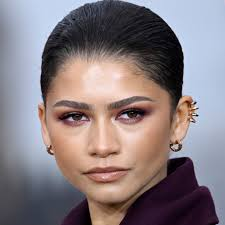
#> input picture model/test_images/zend1.jpeg, 225 x 225 px
$ jupyter execute --allow-errors data_cleaning.ipynb   (shell and % lines are left out)
#> lines starting #> are read from the running program, lines starting #| are printed output that depends on the picture; after the words box and inside, x2 and y2 are one past the last pixel; in counts of white or black regions, pixels touching at a corner belong together
[cell 1]
import numpy as np
import cv2
import matplotlib
from matplotlib import pyplot as plt

[cell 2]
img = cv2.imread('./test_images/zend1.jpeg')
#> img is the input picture: shape (225, 225, 3); mean B, G, R 128, 123.8, 135.1
img.shape
#> Out = (225, 225, 3)

[cell 3]
plt.imshow(img)

[cell 4]
gray = cv2.cvtColor(img, cv2.COLOR_BGR2GRAY)
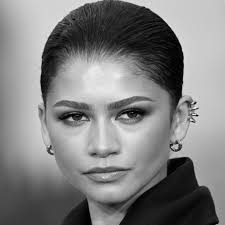
#> gray: shape (225, 225); min 0, max 252, mean 127.7
gray.shape
#> Out = (225, 225)

[cell 5]
gray

[cell 6]
plt.imshow(gray, cmap='gray')

[cell 7]
face_cascade = cv2.CascadeClassifier('./opencv/haarcascades/haarcascade_frontalface_default.xml')
eye_cascade = cv2.CascadeClassifier('./opencv/haarcascades/haarcascade_eye.xml')

faces = face_cascade.detectMultiScale(gray, 1.3, 5)
#> faces = [[37, 63, 137, 137]]
faces
#> Out = [[37, 63, 137, 137]]

[cell 8]
(x,y,w,h) = faces[0]
#> x = 37; y = 63; w = 137; h = 137
x,y,w,h
#> Out = (37, 63, 137, 137)

[cell 9]
face_img = cv2.rectangle(img,(x,y),(x+w,y+h),(255,0,0),2)
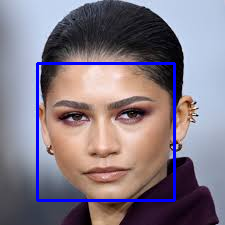
#> face_img: shape (225, 225, 3); mean B, G, R 132.8, 120.5, 131.5
plt.imshow(face_img)

[cell 10]
cv2.destroyAllWindows()
for (x,y,w,h) in faces:
    face_img = cv2.rectangle(img,(x,y),(x+w,y+h),(255,0,0),2)
    roi_gray = gray[y:y+h, x:x+w]
    roi_color = face_img[y:y+h, x:x+w]
    eyes = eye_cascade.detectMultiScale(roi_gray)
    for (ex,ey,ew,eh) in eyes:
        cv2.rectangle(roi_color,(ex,ey),(ex+ew,ey+eh),(0,255,0),2)
#> this loop made 1 pass
#> (x, y, w, h, eyes) on pass 1: (37, 63, 137, 137, [[16, 35, 38, 38], [72, 32, 38, 38]])
#> pass 1, `roi_gray = gray[y:y+h, x:x+w]`:
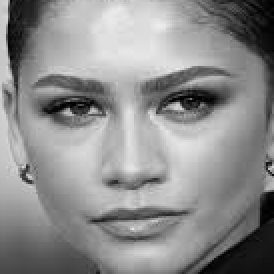
#> roi_gray: shape (137, 137) (shown 2 times larger); min 0, max 236, mean 140.7
#> pass 1, `roi_color = face_img[y:y+h, x:x+w]`:
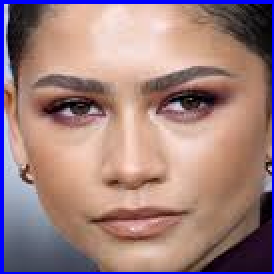
#> roi_color: shape (137, 137, 3) (shown 2 times larger); mean B, G, R 126.5, 127.5, 158.8
#> after the loop:
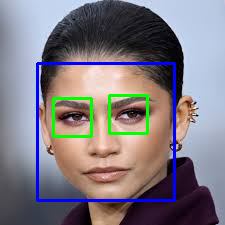
#> img: shape (225, 225, 3); 1.79% of pixels changed, all inside (x1, y1, x2, y2) = (52, 94, 149, 138)
#> after the loop:
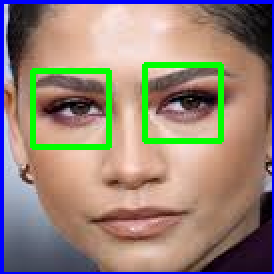
#> roi_color: shape (137, 137, 3) (shown 2 times larger); 4.82% of pixels changed, all inside (x1, y1, x2, y2) = (15, 31, 112, 75)


plt.figure()
plt.imshow(face_img, cmap='gray')
plt.show()

[cell 11]
plt.imshow(roi_color, cmap='gray')

[cell 12]
def get_cropped_image_if_2_eyes(image_path):
#> called with image_path = './test_images/zend1.jpeg'
    img = cv2.imread(image_path)
    gray = cv2.cvtColor(img, cv2.COLOR_BGR2GRAY)
    faces = face_cascade.detectMultiScale(gray, 1.3, 5)
#> faces = [[37, 63, 137, 137]]
    for (x,y,w,h) in faces:
        roi_gray = gray[y:y+h, x:x+w]
        roi_color = img[y:y+h, x:x+w]
        eyes = eye_cascade.detectMultiScale(roi_gray)
        if len(eyes) >= 2:
            return roi_color
#> this loop made 1 pass
#> pass 1, in get_cropped_image_if_2_eyes, `roi_color = img[y:y+h, x:x+w]`:
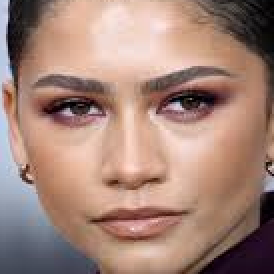
#> roi_color: shape (137, 137, 3) (shown 2 times larger); mean B, G, R 120.7, 132.6, 164.3

[cell 13]
original_image = cv2.imread('./test_images/zend1.jpeg')
plt.imshow(original_image)

[cell 14]
cropped_image = get_cropped_image_if_2_eyes('./test_images/zend1.jpeg')
plt.imshow(cropped_image)

[cell 15]
org_image_obstructed = cv2.imread('./test_images/zend2.jpeg')
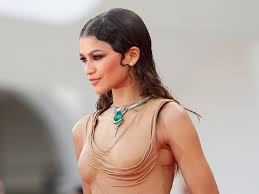
#> input picture model/test_images/zend2.jpeg, 259 x 194 px
#> org_image_obstructed is the input picture: shape (194, 259, 3); mean B, G, R 152.3, 161.9, 179.2
plt.imshow(org_image_obstructed)

[cell 16]
cropped_image_no_2_eyes = get_cropped_image_if_2_eyes('./test_images/zend2.jpeg')
#> call 2 of get_cropped_image_if_2_eyes, with image_path = './test_images/zend2.jpeg'
#> in get_cropped_image_if_2_eyes (call 2), `gray = cv2.cvtColor(img, cv2.COLOR_BGR2GRAY)`:
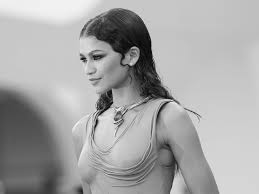
#> gray: shape (194, 259); min 2, max 246, mean 166
#> in get_cropped_image_if_2_eyes (call 2), `faces = face_cascade.detectMultiScale(gray, 1.3, 5)`: faces = ()
cropped_image_no_2_eyes

[cell 17]
path_to_data = "./dataset/"
path_to_cr_data = "./dataset/cropped/"

[cell 18]
import os
img_dirs = []
for entry in os.scandir(path_to_data):
    if entry.is_dir():
        img_dirs.append(entry.path)

[cell 19]
img_dirs

[cell 20]
import shutil
if os.path.exists(path_to_cr_data):
     shutil.rmtree(path_to_cr_data)
os.mkdir(path_to_cr_data)

[cell 21]
cropped_image_dirs = []
celebrity_file_names_dict = {}

#> (the rest of this cell did not finish here and is left out)
